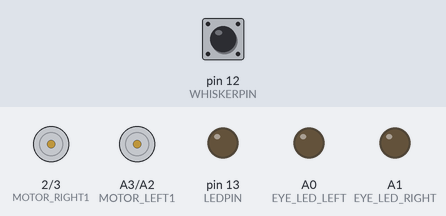
Recording of a sketch running on a simulated Arduino Nano, built with avr-gcc and run on an emulated ATmega328P. Parts: motor-driver pin pairs drawn as motors (green arrow = first pin HIGH = forward, orange = second pin HIGH = backward, longer = more drive, scaled by the enable pin), output pins drawn as LEDs (lit = HIGH). The test bench sets the inputs (shaded band); at power-on: pin 12 (WHISKERPIN) HIGH.

Above: at 4.7 s.
4.8 s: pin 12 (WHISKERPIN) pulled LOW for 0.15 s
At 5.96 s:
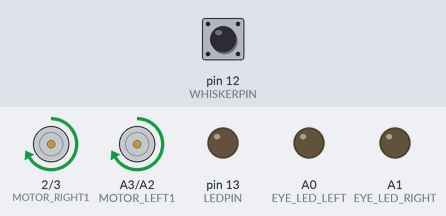
7.9 s: pin 12 (WHISKERPIN) pulsed LOW 5 times (0.12 s each, 0.3 s apart)
At 9.56 s:
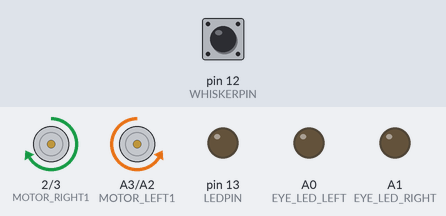
Timing chart, 0 to 11.2 s (numbered marks = the images above; inputs shaded):
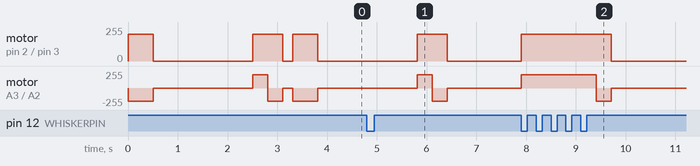

The sketch:

ToDoList_Architecture.ino
```cpp
// (licence header left out)
#include "freiBot.h"

#include "ringBuffer.h"

#define TODOLIST_SIZE 100
ToDo_t ToDoList[TODOLIST_SIZE];

ringBuffer_t ToDoBuffer;

void Speed(int16_t a, int16_t b)
{
  MotorSpeed(a, b);
}

void Direction(int16_t a, int16_t b)
{
  MotorDir(a, b);
}

#define FORWARD_LENGTH 2
ToDo_t Forward_List[] =
{
  // turn robot
  {0, Direction, FWD, FWD},
  {500, Speed, 200, 200},
};

#define TURNLEFT_LENGTH 3
ToDo_t TurnLeft_List[] =
{
  // turn robot
  {0, Direction, FWD, RWD},
  {500, Speed, 200, 200},
  // stop motors and wait for two seconds
  {2000, Direction, FREE, FREE}
};

#define BOUNCE_BACK 4
ToDo_t BounceBack_List[] =
{
  // drive back
  {0, Direction, RWD, RWD},
  {300, Speed, 200, 200},
  // turn
  {300, Direction, FWD, RWD},
  // stop motors and wait for 200ms
  {200, Direction, FREE, FREE}
};

void bounceBackBehaviour(int16_t var1, int16_t var2)
{
  ringBufAddInFront(&ToDoBuffer, BounceBack_List, BOUNCE_BACK);
}

void rotateBehaviour(int16_t var1, int16_t var2)
{
  ringBufAddInFront(&ToDoBuffer, TurnLeft_List, TURNLEFT_LENGTH);
}

void forwardBehaviour(int16_t var1, int16_t var2)
{
  ringBufAddInFront(&ToDoBuffer, Forward_List, FORWARD_LENGTH);
}

void setup()
{
  initRobotHardware();
  Serial.begin(9600);
  ringBufferInit( &ToDoBuffer, ToDoList, TODOLIST_SIZE  );

  ringBufAddInFront(&ToDoBuffer, TurnLeft_List, TURNLEFT_LENGTH);
  bounceBackBehaviour(0, 0);
  ringBufAddInFront(&ToDoBuffer, TurnLeft_List, TURNLEFT_LENGTH);
}

void simpleIrMotorControl()
{
  int n, k;
  beep();
  waitForIrSignal(); // wait for start signal
  MotorDir(FWD, RWD); // rotate if there is no signal
  MotorSpeed(200, 200);
  for (n = 0; n < 300; n++)
  {
    if (isIrSignal()) // if signal, go forward
    {
      setLed(EYE_LED_LEFT, 1);
      MotorDir(FWD, FWD);
      delay(500);
      setLed(EYE_LED_LEFT, 0);
    } else
    {
      MotorDir(FWD, RWD); // rotate if there is no signal
      delay(10);
    }
    if (whiskerTouched())
    {
      chirp();

      MotorSpeed(200, 200);
      // go back
      MotorDir(RWD, RWD);
      delay(300);
      // turn
      MotorDir(FWD, RWD);
      delay(300);
    }
  }
  MotorDir(FREE, FREE); // turn of motor if there is no signal

}

uint32_t NextTime = 0;

void whiskerTest()
{
  if (whiskerTouched())
  {
    setLed(EYE_LED_LEFT, 1);

    delay(1);

  } else setLed(EYE_LED_LEFT, 0);
}

void loop()
{
  ToDo_t action;

  if (millis() > NextTime) // check if the next action has to be taken
  {
    if ( ! ringBufferIsEmpty(&ToDoBuffer) )
    {
      action = ringBufGetValue( &ToDoBuffer);
      action.DoFunction(action.var1, action.var2);

      NextTime = millis() + action.runTime;

      printf("size:%d: ", ringBufGetFillSize(&ToDoBuffer));
    }
  }

  // sensor activations
  if( whiskerTouched() ) bounceBackBehaviour(0, 0);
  //if( isIrSignal()     ) forwardBehaviour(0,0);
}
```

asuro.cpp
```cpp
/*
*
* Compatiblity library for the "freiBot"
* Functions like the ASURO LIB
*
* http://sourceforge.net/projects/asuro/
*
*/
#include "asuro.h"

extern "C"
{
	void Msleep(uint32_t time_ms)
	{
	  delay(time_ms);
	}

	void Sleep(uint32_t time_us)
	{
	  delayMicroseconds(time_us);
	}

	void MotorSpeed(uint8_t left, uint8_t right)
	{
	  analogWrite(ENABLE_RIGHT, right);
	  analogWrite(ENABLE_LEFT, left);
	}

	void MotorDir(uint8_t left, uint8_t right)
	{
	  //*************** left motor *****************
	  if (left == FWD)
	  {
	    digitalWrite(MOTOR_LEFT1, LOW);
	    digitalWrite(MOTOR_LEFT2, HIGH);
	  }
	  if (left == RWD)
	  {
	    digitalWrite(MOTOR_LEFT1, HIGH);
	    digitalWrite(MOTOR_LEFT2, LOW);
	  }
	  if (left == BREAK)
	  {
	    digitalWrite(MOTOR_LEFT1, LOW);
	    digitalWrite(MOTOR_LEFT2, LOW);
	    MotorSpeed(255, 255);
	  }
	  if (left == FREE)
	  {
    	    analogWrite(ENABLE_LEFT, 0);
    	    digitalWrite(MOTOR_LEFT1, LOW);
	    digitalWrite(MOTOR_LEFT2, LOW);
	  }
	  //********** right motor ********************
	  if (right == FWD)
	  {
	    digitalWrite(MOTOR_RIGHT1, LOW);
	    digitalWrite(MOTOR_RIGHT2, HIGH);
	  }
	  if (right == RWD)
	  {
	    digitalWrite(MOTOR_RIGHT1, HIGH);
	    digitalWrite(MOTOR_RIGHT2, LOW);
	  }
	  if (right == BREAK)
	  {
	    digitalWrite(MOTOR_RIGHT1, LOW);
	    digitalWrite(MOTOR_RIGHT2, LOW);
	    MotorSpeed(255, 255);
	  }
	  if (right == FREE)
	  {
	    analogWrite(ENABLE_RIGHT, 0);
	    digitalWrite(MOTOR_RIGHT1, LOW);
	    digitalWrite(MOTOR_RIGHT2, LOW);
	  }

	}

	/*!
	 *  moves the robot forward/backward  OR  turns the robot
	 *        You can use the old function-names Go() and Turn()
	 *
	 * \param distance travalling distance in cm. positive = forward, negative = backward
	 *
	 * \param degree degrees to turn. positive = turn right, negative = turn left. range: -360..360
	 * \param speed motor speed. range: 0..255
	 *
	 */
	// void GoTurn(int distance, int degree, int speed);

	// tbd: rework
	// preliminary functions:
	// there is no encoder evailable on this robot
	// therefore the distance is even a coarse estimation
	#define DISTANCE_FACTOR 32
	#define TURN_FAKTOR 33

	void Go(int16_t distance, uint8_t speed)
	{
	  if(distance>0)  MotorDir(FWD, FWD);
	  else            MotorDir(RWD, RWD);
	  MotorSpeed(speed,speed);
	  delay((int32_t)abs(distance)*DISTANCE_FACTOR);
	  MotorDir(BREAK,BREAK); // rotate if there is no signal
	  delay(200);
	}

	void Turn(int16_t degree, uint8_t speed)
	{
	  if(degree>0)  MotorDir(FWD, RWD);
	  else          MotorDir(RWD, FWD);
	  MotorSpeed(speed,speed);
	  delay((int32_t)abs(degree)*TURN_FAKTOR/10);
	  MotorDir(BREAK,BREAK);
	  delay(200);
	}
}
/*******************************************************************************
*   -c--date---version--nickname--------email---------------------------------
*
*   (c) 2015   V0.1     stochri         christoph(at)roboterclub-freiburg.de
*   (c) ..     V0.2     ...... ........ ( your name ) ........................
*
*******************************************************************************
*   This program is free software; you can redistribute it and/or modify      *
*   it under the terms of the GNU General Public License as published by      *
*   the Free Software Foundation version 2 of the License,                    *
*   If you want to use this software for commercial purposes and you          *
*   don't want to make it open source, please contact the authors for         *
*   licensing.                                                                *
*                                                                             *
*   IF YOU EXTEND THE PROGRAM PLEASE MAINTAIN THE LIST OF AUTHORS             *
*   ( which means adding copyright in the list above )                        *
*                                                                             *
*******************************************************************************/
```

asuro.h
```cpp
#include "Arduino.h"
#include "sound_extended.h"
#include "stdint.h"
#include "pin_defintions.h"

/************************************************************************************

	driver definitions

        Functions for compatibility to the ASURO robot

************************************************************************************/
// ASRURO Motor states
#define FREE    0                    // motor free runing
#define BREAK   1                    // break motor
#define FWD     2                    // motor forward
#define RWD     3                    // motor backward

#define LEFT	1
#define RIGHT   2

//#define Sleep(x) delayMicroseconds(x)

#ifdef __cplusplus
extern "C"
{
#endif
  void Msleep(uint32_t time_ms);
  void Sleep(uint32_t time_us);
  void MotorSpeed(uint8_t left, uint8_t right);
  void MotorDir(uint8_t left, uint8_t right);
  void Go   ( int16_t distance, uint8_t speed );
  void Turn ( int16_t degree  , uint8_t speed );
#ifdef __cplusplus
}
#endif


/*******************************************************************************
*   -c--date---version--nickname--------email---------------------------------
*
*   (c) 2015   V0.1     stochri         christoph(at)roboterclub-freiburg.de
*   (c) ..     V0.2     ...... ........ ( your name ) ........................
*
*******************************************************************************
*   This program is free software; you can redistribute it and/or modify      *
*   it under the terms of the GNU General Public License as published by      *
*   the Free Software Foundation version 2 of the License,                    *
*   If you want to use this software for commercial purposes and you          *
*   don't want to make it open source, please contact the authors for         *
*   licensing.                                                                *
*                                                                             *
*   IF YOU EXTEND THE PROGRAM PLEASE MAINTAIN THE LIST OF AUTHORS             *
*   ( which means adding copyright in the list above )                        *
*                                                                             *
*******************************************************************************/
```

freiBot.cpp
```cpp
#include "asuro.h"

void initRobotHardware()
{
  pinMode(IR_SENSOR, INPUT);

  pinMode(BUTTONPIN, INPUT_PULLUP);
  pinMode(WHISKERPIN, INPUT_PULLUP);

  pinMode(LEDPIN, OUTPUT);
  pinMode(EYE_LED_LEFT, OUTPUT);
  pinMode(EYE_LED_RIGHT, OUTPUT);

  pinMode(ENABLE_RIGHT, OUTPUT);
  pinMode(MOTOR_RIGHT1, OUTPUT);
  pinMode(MOTOR_RIGHT2, OUTPUT);

  pinMode(ENABLE_LEFT, OUTPUT);
  pinMode(MOTOR_LEFT1, OUTPUT);
  pinMode(MOTOR_LEFT2, OUTPUT);

}

#define AVERAGING_EYE_VALUES 170

uint16_t get_eyeValue(uint8_t side)
{
  uint16_t eye, n;
  uint32_t value = 0;

  if (side == LEFT) eye = EYE_LED_LEFT;
  else              eye = EYE_LED_RIGHT;

  pinMode(eye, OUTPUT);
  digitalWrite(eye, 0); // discharge
  pinMode(eye, INPUT);

  for (n = 0; n < AVERAGING_EYE_VALUES; n++)
  {
    value = value+ analogRead(eye);
  }

  value /= AVERAGING_EYE_VALUES;

  return value;
}

void setLed(uint8_t led, uint8_t value)
{
  if (led == EYE_LED_LEFT)
  {
    pinMode(EYE_LED_LEFT, OUTPUT);
    digitalWrite(EYE_LED_LEFT, value);
  }
  if (led == EYE_LED_RIGHT)
  {
    pinMode(EYE_LED_RIGHT, OUTPUT);
    digitalWrite(EYE_LED_RIGHT, value);
  }
}

uint8_t isIrSignal()
{
  return !digitalRead(IR_SENSOR);
}

void waitForIrSignal()
{
  while (!isIrSignal());
}

uint8_t whiskerTouched()
{
  static uint8_t oldState=0;
  uint8_t state;
  uint8_t result=0;

  state=!digitalRead(WHISKERPIN);

  if((state!=0)&&(oldState==0)) result=1;

  oldState=state;

  return result;
}

/*******************************************************************************
*   -c--date---version--nickname--------email---------------------------------
*
*   (c) 2015   V0.1     stochri         christoph(at)roboterclub-freiburg.de
*   (c) ..     V0.2     ...... ........ ( your name ) ........................
*
*******************************************************************************
*   This program is free software; you can redistribute it and/or modify      *
*   it under the terms of the GNU General Public License as published by      *
*   the Free Software Foundation version 2 of the License,                    *
*   If you want to use this software for commercial purposes and you          *
*   don't want to make it open source, please contact the authors for         *
*   licensing.                                                                *
*                                                                             *
*   IF YOU EXTEND THE PROGRAM PLEASE MAINTAIN THE LIST OF AUTHORS             *
*   ( which means adding copyright in the list above )                        *
*                                                                             *
*******************************************************************************/
```

freiBot.h
```cpp
  #include "asuro.h"

  void initRobotHardware(void);
  uint16_t get_eyeValue(uint8_t side);
  void setLed(uint8_t led, uint8_t value);
  uint8_t isIrSignal(void);
  void waitForIrSignal(void);
  uint8_t whiskerTouched(void);
    void Sound ( uint16_t freq,  uint16_t duration_msec,  uint8_t  amplitude);

  void motrChirp(uint16_t startFreq_HZ, uint16_t stopFreq_HZ,uint16_t duration_ms);
  void ringSound(void);
  void chirp(void);
  void beep(void);

/*******************************************************************************
*   -c--date---version--nickname--------email---------------------------------
*
*   (c) 2015   V0.1     stochri         christoph(at)roboterclub-freiburg.de
*   (c) ..     V0.2     ...... ........ ( your name ) ........................
*
*******************************************************************************
*   This program is free software; you can redistribute it and/or modify      *
*   it under the terms of the GNU General Public License as published by      *
*   the Free Software Foundation version 2 of the License,                    *
*   If you want to use this software for commercial purposes and you          *
*   don't want to make it open source, please contact the authors for         *
*   licensing.                                                                *
*                                                                             *
*   IF YOU EXTEND THE PROGRAM PLEASE MAINTAIN THE LIST OF AUTHORS             *
*   ( which means adding copyright in the list above )                        *
*                                                                             *
*******************************************************************************/
```

pin_defintions.h
```cpp
/*************************************************************************************

  GENUBOT

  robot hardware:

  microcontroller:     Arduino Nano
  motor driver:        L293D
  motors:              Pollin motors
  wheels:              inline skate ball bearings

  sensors:
  - button
  - 1 whisker
  - 2 LEDs ( used as light sensor )
  - MPU6050 3 axis accelerometer/gyrometer
  - IR sensor SFH5110

************************************************************************************/

// Arduino Nano pin out and schematic:
// https://www.arduino.cc/en/uploads/Main/ArduinoNanoManual23.pdf

// connecting the ARDUINO Nano and the MPU6050 accelerometer:
// http://shirotsuku.sakura.ne.jp/blog/?p=442
// ( interrupt pin is not connected at the moment to genubot )

// net list:
//===== robot pin name =  ARDUINO pin ===============================================================
#define MOTOR_RIGHT1     2 // dout, L293D pin10, motor driver right side, half bridge 1
#define MOTOR_RIGHT2     3 // dout, L293D pin15, motor driver right side, half bridge 2
#define IR_SENSOR        4  // din , SFH5110 sensor ( signal is active low )
#define NEOPIXEL_PIN     7  // dout, WS2812 RGB LED controll pin
#define ENABLE_RIGHT     9  // dout, L293D pin1, motor driver enable pin for right motor, OC1B used for motor PWM
#define ENABLE_LEFT      10 // dout, L293D pin9, motor driver enable pin for left moter, OC1A used for motor PWM
#define BUTTONPIN        11 // din,  button ( configure with pull up )
#define WHISKERPIN       12 // din,  whisker ( like a button configure with pull up )
#define LEDPIN           13 // dout, ARDUINO NANO LED

#define EYE_LED_LEFT     A0 // dout,ain, LED or LED as light sensor
#define EYE_LED_RIGHT    A1 // dout,ain, LED or LED as light sensor
#define MOTOR_LEFT2      A2  // dout, L293D pin2, motor driver left side half bridge 2
#define MOTOR_LEFT1      A3  // dout, L293D pin7, motor driver left side half bridge 1

// A2
// A3
#define I2C_SDA_PIN      A4 // I2C SDA, connected to MPU6050
#define I2C_SCL_PIN      A5 // I2C SCL, connected to MPU6050
// A6
// A7

// tbd:
// IR-LED digital out for distance sensor
// digital input for second whisker
// CNY70 line sensor digital out for LED
// CNY70 line sensor digital in for sensor

/*******************************************************************************
*   -c--date---version--nickname--------email---------------------------------
*
*   (c) 2015   V0.1     stochri         christoph(at)roboterclub-freiburg.de
*   (c) ..     V0.2     ...... ........ ( your name ) ........................
*
*******************************************************************************
*   This program is free software; you can redistribute it and/or modify      *
*   it under the terms of the GNU General Public License as published by      *
*   the Free Software Foundation version 2 of the License,                    *
*   If you want to use this software for commercial purposes and you          *
*   don't want to make it open source, please contact the authors for         *
*   licensing.                                                                *
*                                                                             *
*   IF YOU EXTEND THE PROGRAM PLEASE MAINTAIN THE LIST OF AUTHORS             *
*   ( which means adding copyright in the list above )                        *
*                                                                             *
*******************************************************************************/
```

ringBuffer.h
```cpp
#ifdef __cplusplus
extern "C"
{
#endif

#ifndef __RINBBUFFER__
  #define __RINBBUFFER__
  #include <stdint.h>

		typedef struct
		{
			uint32_t runTime;
			void (*DoFunction)(int16_t,int16_t);
			int16_t var1;
			int16_t var2;
		} ToDo_t;

	  typedef ToDo_t data_t;

	  typedef struct
	  {
		uint16_t bufferSize;
		data_t *data;
		uint16_t fillSize;
		uint16_t writePosition;
	  } ringBuffer_t;


	  void ringBufferInit( ringBuffer_t * buf, data_t *dataArray, uint16_t bufferSize  );
	  void ringBufferAdd( ringBuffer_t * buf, data_t value);
	  data_t ringBufReadValueAtPosition( ringBuffer_t * buf, uint16_t index);
	  data_t ringBufGetValue( ringBuffer_t * buf);
	  uint16_t ringBufGetFillSize( ringBuffer_t * buf);
	  uint8_t ringBufferIsEmpty( ringBuffer_t * buf);
	  void ringBufAddInFront(ringBuffer_t * buf,ToDo_t list[], uint16_t length);

  #endif // __RINBBUFFER__

#ifdef __cplusplus
}
#endif
```

sound.h
```cpp
#ifdef __cplusplus
extern "C"
{
#endif

#ifndef __SOUND__
  #define __SOUND__

  #include "stdint.h"

  void Sound ( uint16_t freq,  uint16_t duration_msec,  uint8_t  amplitude);
  void motorTone(uint16_t freq_HZ, uint16_t duration_ms);

  #define BEEP motorTone (1000, 100)

  #endif // __SOUND__

#ifdef __cplusplus
}
#endif
```

Source omitted: ringBuffer.c (2385 bytes), sound.c (3998 bytes), sound_extended.c (1978 bytes), sound_extended.h (1586 bytes)

Measured:
- after the input at 4.8 s, motor on pin 2 (MOTOR_RIGHT1) / pin 3 (MOTOR_RIGHT2): stopped → forward 200/255 after 1.0 s, → stopped 0.60 s later; motor on A3 (MOTOR_LEFT1) / A2 (MOTOR_LEFT2): stopped → forward 200/255 after 1.0 s, → backward 200/255 0.30 s later, → stopped 0.30 s later
- after the input at 7.9 s, motor on pin 2 (MOTOR_RIGHT1) / pin 3 (MOTOR_RIGHT2): stopped → forward 200/255 at once, → stopped 1.8 s later; motor on A3 (MOTOR_LEFT1) / A2 (MOTOR_LEFT2): stopped → forward 200/255 at once, → backward 200/255 1.5 s later, → stopped 0.30 s later
